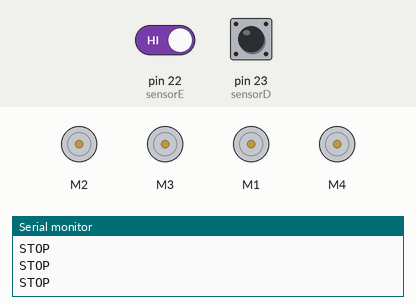
Bench run of a sketch on a simulated Arduino Mega 2560, built with avr-gcc and run on an emulated ATmega2560. On the bench: 4 × DC motor (green arrow = forward, orange = backward, longer = faster), the last lines printed to the serial monitor. Inputs (shaded band) come from the test bench; at power-on: pin 22 (sensorE) HIGH, pin 23 (sensorD) HIGH.

Above: at 1.2 s.
1.3 s: pin 22 (sensorE) driven LOW
At 2.0 s:
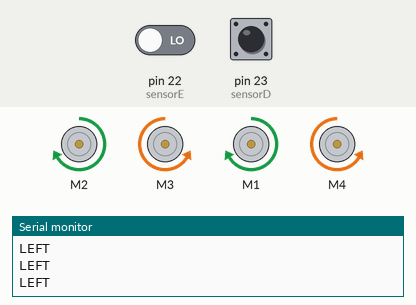
2.8 s: pin 23 (sensorD) driven LOW
At 3.2 s:
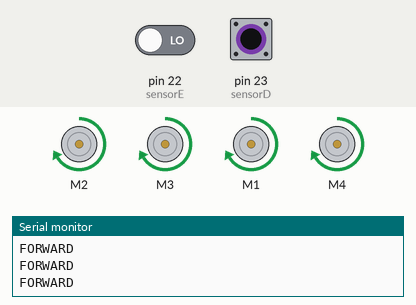
4.3 s: pin 22 (sensorE) driven HIGH
At 5.4 s:
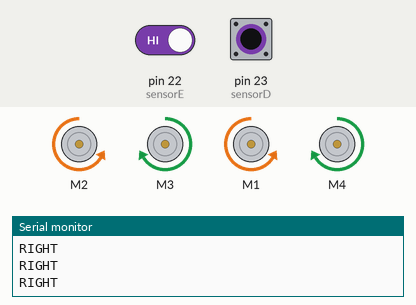
5.8 s: pin 23 (sensorD) driven HIGH
At 6.5 s:
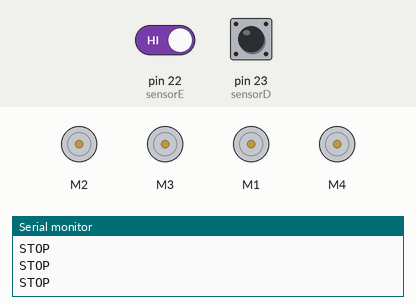
7.3 s: pin 23 (sensorD) pulsed LOW 2 times (0.12 s each, 0.3 s apart)
At 7.51 s:
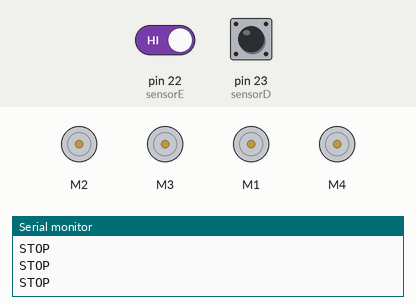
10.9 s: pin 22 (sensorE) driven LOW and pin 23 (sensorD) driven LOW
At 11.7 s:
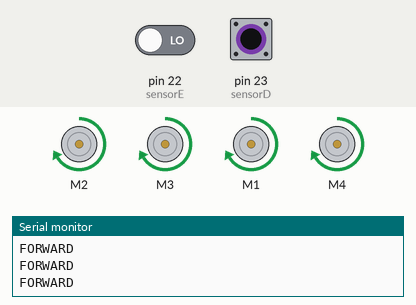
Timing chart, 0 to 13.9 s (numbered marks = the images above; inputs shaded):
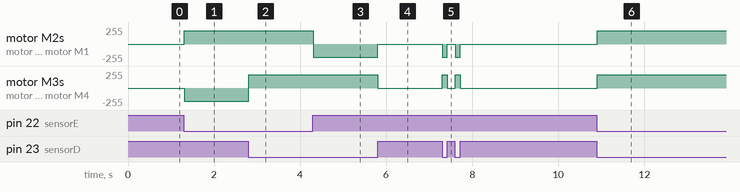

The sketch:

New_Project.ino
```cpp
#include <AFMotor.h>

AF_DCMotor motorDF(2);
AF_DCMotor motorEF(3);
AF_DCMotor motorDT(1);
AF_DCMotor motorET(4);

int speed = 200;

#define LINHA HIGH
#define sensorD 23
#define sensorE 22

void setup() {
  Serial.begin(9600);

  motorDF.setSpeed(speed);
  motorEF.setSpeed(speed);
  motorDT.setSpeed(speed);
  motorET.setSpeed(speed);

  motorDF.run(RELEASE);
  motorEF.run(RELEASE);
  motorDT.run(RELEASE);
  motorET.run(RELEASE);

  pinMode(sensorD, INPUT);
  pinMode(sensorE, INPUT);
}

void loop() {
  if (digitalRead(sensorD) != LINHA && digitalRead(sensorE) != LINHA) {
    forward();
    Serial.println("FORWARD");
  } else if (digitalRead(sensorD) == LINHA && digitalRead(sensorE) != LINHA) {
    left();
    Serial.println("LEFT");
  } else if (digitalRead(sensorD) != LINHA && digitalRead(sensorE) == LINHA) {
    right();
    Serial.println("RIGHT");
  } else if (digitalRead(sensorD) == LINHA && digitalRead(sensorE) == LINHA) {
    stop();
    Serial.println("STOP");
  }
}

void forward() {
  motorDT.run(FORWARD);
  motorDF.run(FORWARD);
  motorEF.run(FORWARD);
  motorET.run(FORWARD);
}
void backward() {
  motorDT.run(BACKWARD);
  motorDF.run(BACKWARD);
  motorEF.run(BACKWARD);
  motorET.run(BACKWARD);
}
void right() {
  motorEF.run(FORWARD);
  motorDF.run(BACKWARD);
  motorDT.run(BACKWARD);
  motorET.run(FORWARD);
}
void left() {
  motorEF.run(BACKWARD);
  motorDF.run(FORWARD);
  motorDT.run(FORWARD);
  motorET.run(BACKWARD);
}
void stop() {
  motorDT.run(RELEASE);
  motorDF.run(RELEASE);
  motorEF.run(RELEASE);
  motorET.run(RELEASE);
}
```

Measured:
- after the input at 1.3 s, motor M2, motor M1: stopped → forward 200/255 at once; motor M3, motor M4: stopped → backward 200/255 at once
- after the input at 2.8 s, motor M3, motor M4: backward 200/255 → forward 200/255 at once
- after the input at 4.3 s, motor M2, motor M1: forward 200/255 → backward 200/255 at once
- after the input at 5.8 s, motor M2, motor M1: backward 200/255 → stopped at once; motor M3, motor M4: forward 200/255 → stopped at once
- after the input at 7.3 s, motor M2, motor M1: alternates backward 200/255 for 0.12 s and stopped for 0.18 s, 4 changes in all, then stays stopped, starting at once; motor M3, motor M4: alternates forward 200/255 for 0.12 s and stopped for 0.18 s, 4 changes in all, then stays stopped, starting at once
- after the input at 10.9 s, motor M2, motor M3, motor M1, motor M4: stopped → forward 200/255 at once
